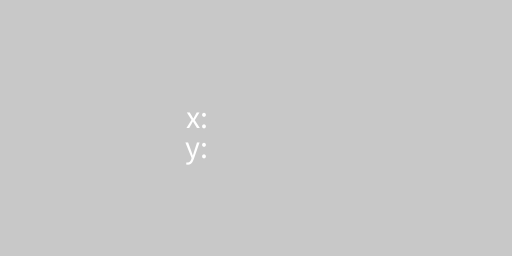
Frame 1 (no input)
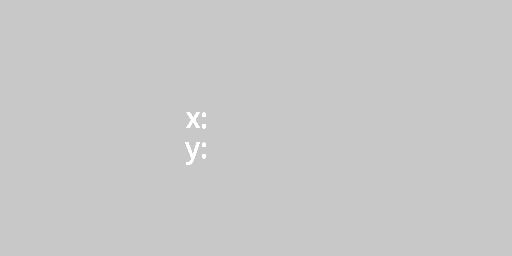
Frame 60 (the mouse pressed at the canvas centre just before this capture)
Frame 120 (the mouse held since frame 60 and released just before this capture): identical to frame 60, image omitted

The Processing sketch that drew these frames (run headless with seeded random() and noise(); from frame 60 on, the mouse is pressed at the canvas centre):

// Processing sketch: sketch_3_3_1
// ── sketch_3_3_1.pde
int prev,high,low;
int t_now,t_1,t_2,t_total = 0;

void setup(){
  size(512, 256);
  background(200);  noStroke();
  textSize(32);  textAlign(CENTER);
}

void draw(){
    text("x: ",200,128);
    text("y: ",200,158);

}

void mousePressed() {
    background(200);
    text(mouseX, 300, 128);
    text("x: ",200,128);
    text(mouseY, 300, 158);
    text("y: ",200,158);
}
